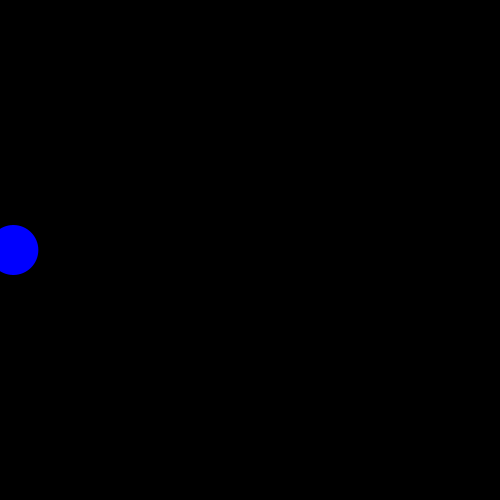
Frame 1 (no input)
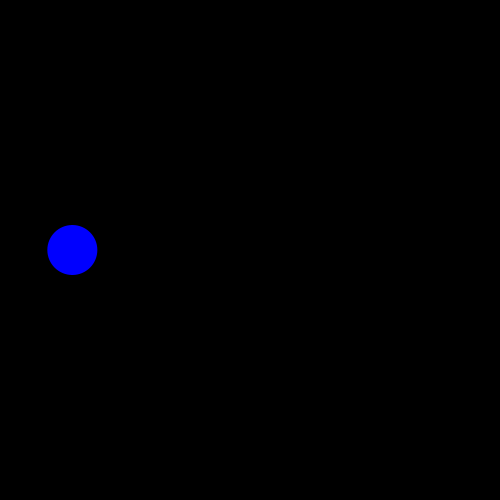
Frame 60 (the mouse pressed at the canvas centre just before this capture)
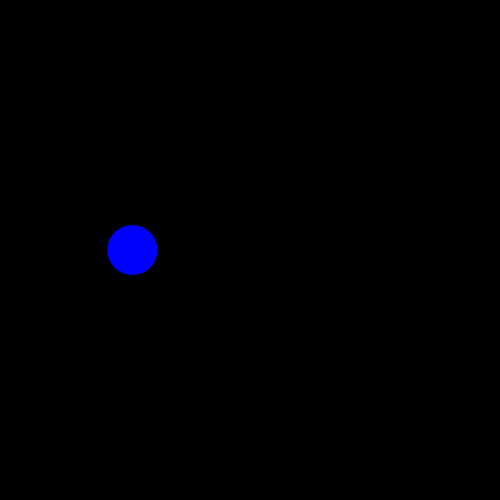
Frame 120 (the mouse held since frame 60 and released just before this capture)

The Processing sketch that drew these frames (run headless with seeded random() and noise(); from frame 60 on, the mouse is pressed at the canvas centre):

// Processing sketch: variables
// ── variables.pde
void setup()
{
  size(500, 500);
  
  x = 10; // Assignment
  x = x + 1; // Increment
  x ++; // Increment Adds 1 to x
  x += 10; // Adds 10 to x
  
  x --; // Subtracts 1 from x
  x -= 5; // Subtract 5 from x;
  
  x = x * 2; // Multiply x by 2
  x *= 5; // Multiply x by 5;
  
  x /= 3; // Divides x by 3
  x = x / 4; // Divide x by 4
  
  float x1 = 100;
  float x2 = 50;
  
  x1 += 20;
  x1 = x2 * 2;
  x1 ++;
  x1 ++;
  x1 -= 10;
  x1 -= x2;
  
  x1 --;
  
  x1 *= 1.5f;
  
  x2 -= 50;
  
  println(x1);
  println(x2);
  
}

float x = 0; 
int xx = 0;
char c = 'h';
boolean b = false;
String s = "Bryan";

void draw()
{
  background(0);
  noStroke();
  fill(0, 0, 255);
  circle(x, height / 2, 50);
  x = x + 1;
}
